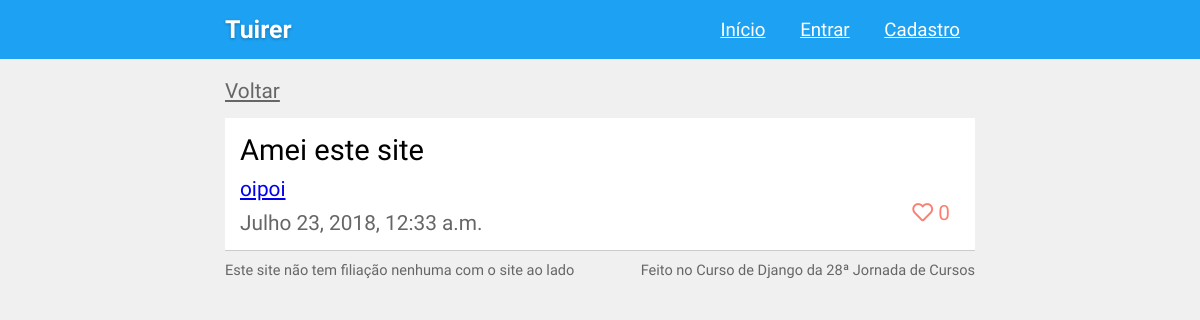
Screenshot of /tuite/25 with the database file from the repository.
### tuites/models.py (models this page shows, shortened)
class Tuite(models.Model):
    content = models.CharField('Tweet', max_length=200)
    date_created = models.DateTimeField(auto_now_add=True)
    creator = models.ForeignKey('users.User', on_delete=models.CASCADE, related_name='tuites')
    objects = TuiteManager()
    class Meta:
        ordering = ('-date_created', )

### users/models.py (models this page shows, shortened)
class User(AbstractUser):
    followers = models.ManyToManyField('self', blank=True)
    following = models.ManyToManyField('self', blank=True)
    picture = models.ImageField('Foto de perfil', default='/img/blank-pic.png')
    created_at = models.DateTimeField(auto_now_add=True)

### tuites/views.py (the view)
# urls.py: path('tuite/<int:pk>', SingleTuiteView.as_view(), name='tuite'),
class SingleTuiteView(generic.DetailView):
    template_name = 'single_tuite.html'
    model = Tuite
    context_object_name = 'tuite'

### templates/single_tuite.html
{% extends 'base.html' %}
{% block body %}
<a class="back-link" href="{% url 'tuites:list' %}">Voltar</a>
    <div class="tuite-card">
        <p class="content">{{ tuite.content }}</p>
        <p class="creator">
            <a href="{% url 'users:profile' tuite.creator.id %}">{{ tuite.creator.username }}</a>
        </p>
        <p class="date">{{ tuite.date_created }}</p>
        <a href="#" class="like-tuite" onClick="alert('Cenas dos próximos capítulos...');"><i class="far fa-heart"></i> 0</a>
    </div>
{% endblock %}

### assets/style.css (style rules this page uses)
body { background: #f0f0f0; font-size: 1.3em; font-family: "Source Sans Pro", "Segoe UI", Helvetica, sans-serif; margin: 0; padding: 0; }
.back-link { color: #666; margin-bottom: 15px; display: block; }
.tuite-card { background: #fff; padding: 15px; position: relative; }
.tuite-card p:not(:last-of-type) { margin: 0 0 10px; }
.tuite-card p:last-of-type { margin: 0; }
.tuite-card .content { font-size: 1.4em; }
.tuite-card .creator { color: #333; }
.tuite-card .date { color: #666; }
.like-tuite { color: salmon; position: absolute; bottom: 25px; right: 25px; text-decoration: none; }

### rows the page displays
Tuite: content "Amei este site", creator.username "oipoi", date_created "Julho 23, 2018, 12:33 a.m."
